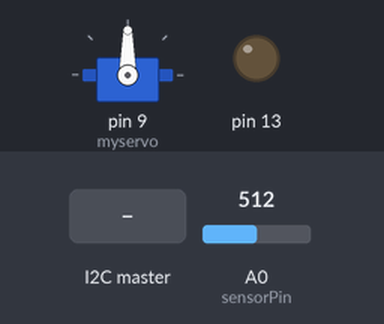
The sketch below on a simulated Arduino Uno, built with avr-gcc and run on an emulated ATmega328P. Shown: servo, output pins drawn as LEDs (lit = HIGH). The test bench sets the inputs (shaded band); at power-on: A0 (sensorPin) = 512.

Above: at 1.2 s.
1.3 s: the I2C master sends the byte 1
At 2.6 s:
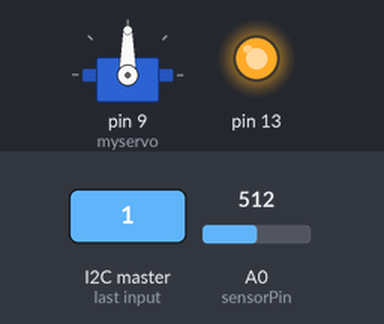
Timing chart, 0 to 4.3 s (numbered marks = the images above; inputs shaded):
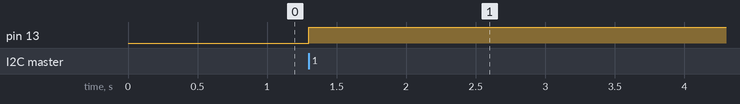

Measured:
- after the input at 1.3 s, pin 13: LOW → HIGH at once

The sketch:

chasis_temp.ino
```cpp
/*
LED Blinking


int ledPin = 13;

void setup() {

 pinMode(ledPin, OUTPUT);

}

void loop(){

 digitalWrite(ledPin, HIGH);
 delay(1000);
 digitalWrite(ledPin, LOW);
 delay(1000);

}

*/

#include <Wire.h>
#include <Servo.h>
#define SLAVE_ADDRESS 0x04
int number = 0;
int state = 0;
int sensorPin = 0;

double temp;
int realtemp;

 Servo myservo;  // create servo object to control a servo
                // twelve servo objects can be created on most boards

int pos = 0;    // variable to store the servo position
int flag = 0;


void setup() {
 pinMode(13, OUTPUT);

  myservo.attach(9);  // attaches the servo on pin 9 to the servo object


 // initialize i2c as slave
 Wire.begin(SLAVE_ADDRESS);

 // define callbacks for i2c communication
 Wire.onReceive(receiveData);
 Wire.onRequest(sendData);
}

void loop() {

 temp = GetTemp();
 realtemp = GetRealTemp();

/*

 myservo.write(0);

 delay(1000);

 myservo.write(30);

 delay(1000);

 myservo.write(60);


 delay(1000);

 myservo.write(90);


 delay(1000);

 myservo.write(120);


 delay(1000);

 myservo.write(150);


 delay(1000);

 myservo.write(180);

 delay(1000);

 */


}

// callback for received data
void receiveData(int byteCount){

 while(Wire.available()) {
  number = Wire.read();

  if (number == 1){
   if (state == 0){
    digitalWrite(13, HIGH); // set the LED on
    state = 1;
   } else{
    digitalWrite(13, LOW); // set the LED off
    state = 0;
   }
  }

  if(number==2) {
   number = (int)temp;
  }
  if(number==3) {
   number = realtemp;
  }
  if(number==4) {
   number = pos;
  }

 }
}

// callback for sending data
void sendData(){
 Wire.write(number);
}

// Get the internal temperature of the arduino
double GetTemp(void)
{
 unsigned int wADC;
 double t;
 ADMUX = (_BV(REFS1) | _BV(REFS0) | _BV(MUX3));
 ADCSRA |= _BV(ADEN); // enable the ADC
 delay(20); // wait for voltages to become stable.
 ADCSRA |= _BV(ADSC); // Start the ADC
 while (bit_is_set(ADCSRA,ADSC));
 wADC = ADCW;
 t = (wADC - 324.31 ) / 1.22;
 return (t);
}
int GetRealTemp(void)
{
//getting the voltage reading from the temperature sensor
int val = analogRead(sensorPin);
int dat = 0;
dat = (125*val)>>8;
return (dat);

}
```
